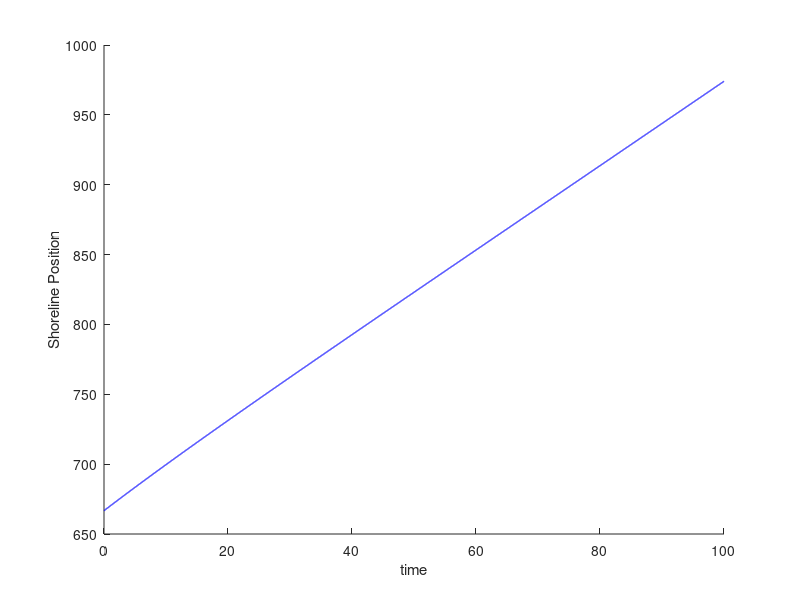

Write the MATLAB code that produced this figure. (Note: this script raises an error after producing the figure.)
% test the Height and Width initial conditions for rollover height
% 1) Hstart = He & Wstart = We
% 2) Hstart = He*3 & Wstart = We/3

clc; 
% close all;
%% Input physical parameters%%%%%%%%%%%%%%%
B=0.001; %Basement slope
Dt=10;% Toe depth (meters). Typically in the range 10-20m
We=300; %Equilibrium width (meters)
He=2;  %Equilibrium heigth (meters)
Ae=0.015; %Equilibrium shoreface slope
Qow_max=100; %Maximum overwash flux (m^2/year)
Vd_max=300; %Maximum deficit volume (m^2/year)
K=10000;  %Shoreface Flux constant (m^2/year)

%% SL rise rate = a + 2bt %%%%%%%%%%%%%%%%
a=0.004;
b=0.000; % If b=0 constant sea-level rise

%% Computational parameters%%%%%%%%%%%%%%%
Tmax=100; 
Interval=20;
dt=0.01;
t=0:dt:Tmax;n=length(t);
tt=0:Interval:Tmax;nt=length(tt);
%% Nourishment parameters %%%%%%%%%%%%%%%%%%%%%%%%%%%%
Vn=100; % Nourishment Volume
k=1;
%% Initial conditions %%%%%%%%%%%%
A=Ae;W=We/3;H=24.4627; %Barrier initially in equlibrium
xt=0;xs=Dt/A;xb=xs+W;xso=xs;Z=Dt;
Db=Z-B*xb; %Initial back barrier depth (meters) 
% X=Xo;
%% Variable initialization %%%%%%%%%%%%%%%%%%%%%%%%%%%%%%%%%%%
XS=zeros(1,n);
for i=1:n
%% SL curve
zdot=a+2*b*t(i); %Base-level rise rate (m/year)
Z=Z+zdot*dt;
%% Deficit volume Vd, overwash flux Qow, and shoreface flux Qsf
Vd_H=max(0,(He-H)*W);
Vd_B=max(0,(We-W)*(H+Db));
Vd=Vd_H+Vd_B;
Qow_H=Qow_max*Vd_H/max(Vd,Vd_max);Qow_B=Qow_max*Vd_B/max(Vd,Vd_max);
% Qow_H = Vd_H; Qow_B = Vd_B;
Qow=Qow_H+Qow_B;
Qsf=K*(Ae-A);
%% Barrier evolution %%%%%%%%%%%%%%%%%%%%%%%%%%%%%%%%%
Hdot=Qow_H/W-zdot;
xbdot=Qow_B/(H+Db);
xsdot=2*Qow/(Dt+2*H)-4*Qsf*(H+Dt)/(2*H+Dt)^2;
xtdot=2*Qsf*(1/(Dt+2*H)+1/Dt)+2*zdot/A;
H=H+Hdot*dt; if H<0;tdrown_H = t(i);break; end
xb=xb+xbdot*dt;
xsold=xs;
xs=xs+xsdot*dt;
xt=xt+xtdot*dt;

%% Additional parameters
A=Dt/(xs-xt);
W=xb-xs;if W<0;tdrown_W=t(i);break; end
Db=Z-xb*B;
% Variable storage %%%%%%%%%%%%%%%%%%%%
XS(i)=xs;
end
%% Plots %%%%%%%%%%%%%%%%%%%%%%%%%%%%%%%%%%%%%%%
hold on
plot(t,XS,'b','linewidth',1)
ylabel('Shoreline Position')
xlabel('time');
yline(XS(1)+100,'b')
box on

